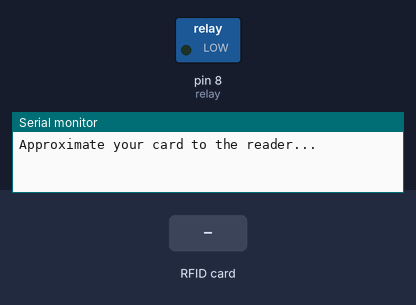
The sketch below on a simulated Arduino Uno, built with avr-gcc and run on an emulated ATmega328P. Parts: switched loads named in the sketch (green lamp = pin HIGH), the last lines printed to the serial monitor. The test bench sets the inputs (shaded band). Pins used as bus, display or sensor lines are not drawn. At 1.4 s the program stops and its outputs stay as they are.

Above: at 1.2 s.
1.3 s: RFID card D0 7A 44 A8 held to the reader
At 2.4 s:
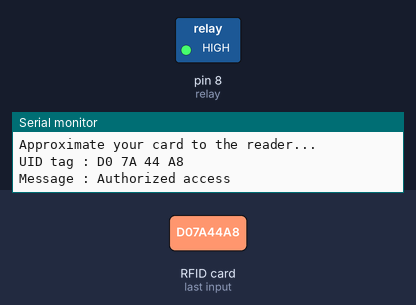
Timing chart, 0 to 2.9 s (numbered marks = the images above; inputs shaded):
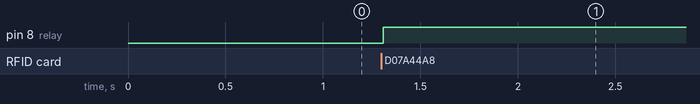

Measured:
- after the input at 1.3 s, pin 8 (relay): LOW → HIGH at once

The sketch:

car_access_control.ino
```cpp
#include <SPI.h>
#include <MFRC522.h>

#define SS_PIN 10
#define RST_PIN 9
#define relay 8     // Set Relay Pin

MFRC522 mfrc522(SS_PIN, RST_PIN);   // Create MFRC522 instance.

void setup()
{
  pinMode(relay, OUTPUT);
  //Be careful how relay circuit behave on while resetting or power-cycling your Arduino
  digitalWrite(relay, LOW);    // Make sure door is locked
  Serial.begin(9600);   // Initiate a serial communication
  SPI.begin();      // Initiate  SPI bus
  mfrc522.PCD_Init();   // Initiate MFRC522
  mfrc522.PCD_SetAntennaGain(mfrc522.RxGain_max);
  Serial.println("Approximate your card to the reader...");
  Serial.println();

}
void loop()
{
  // Look for new cards
  if ( ! mfrc522.PICC_IsNewCardPresent())
  {
    return;
  }
  // Select one of the cards
  if ( ! mfrc522.PICC_ReadCardSerial())
  {
    return;
  }
  //Show UID on serial monitor
  Serial.print("UID tag :");
  String content = "";
  byte letter;
  for (byte i = 0; i < mfrc522.uid.size; i++)
  {
    Serial.print(mfrc522.uid.uidByte[i] < 0x10 ? " 0" : " ");
    Serial.print(mfrc522.uid.uidByte[i], HEX);
    content.concat(String(mfrc522.uid.uidByte[i] < 0x10 ? " 0" : " "));
    content.concat(String(mfrc522.uid.uidByte[i], HEX));
  }
  Serial.println();
  Serial.print("Message : ");
  content.toUpperCase();
  if (content.substring(1) == "D0 7A 44 A8") //change here the UID of the card/cards that you want to give access
  {
    Serial.println("Authorized access");
    Serial.println();
    digitalWrite(relay, HIGH);    // Make sure door is locked
    while (1);
  }

  else   {
    Serial.println(" Access denied");
    delay(0);
  }
}
```
